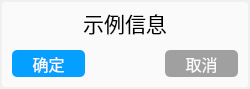
<?xml version="1.0" encoding="UTF-8"?>
<ui version="4.0">
 <class>MessageBox</class>
 <widget class="QDialog" name="MessageBox">
  <property name="geometry">
   <rect>
    <x>0</x>
    <y>0</y>
    <width>250</width>
    <height>82</height>
   </rect>
  </property>
  <property name="windowTitle">
   <string>Dialog</string>
  </property>
  <property name="styleSheet">
   <string notr="true">QFrame{
	border-radius:5px;
	background-color: rgb(250, 250, 250);
	border:2px solid rgb(240,240,240);
}
QLabel{
	color: rgb(0, 0, 0);
	border:none;
}
QToolButton#ackButton{
	border-radius:5px;
	color: rgb(250, 250, 250);
	background-color: rgb(5, 160, 255);
}
QToolButton#ackButton:hover{
	border-radius:5px;
	color: rgb(250, 250, 250);
	background-color: rgb(60, 200, 255);
}
QToolButton#nakButton{
	border-radius:5px;
	color: rgb(250, 250, 250);
	background-color: rgb(160,160 ,160);
}
QToolButton#nakButton:hover{
	border-radius:5px;
	color: rgb(250, 250, 250);
	background-color: rgb(200,200 ,200);
}</string>
  </property>
  <layout class="QGridLayout" name="gridLayout">
   <property name="leftMargin">
    <number>0</number>
   </property>
   <property name="topMargin">
    <number>0</number>
   </property>
   <property name="rightMargin">
    <number>0</number>
   </property>
   <property name="bottomMargin">
    <number>0</number>
   </property>
   <property name="spacing">
    <number>0</number>
   </property>
   <item row="0" column="0">
    <widget class="QFrame" name="frame">
     <property name="frameShape">
      <enum>QFrame::StyledPanel</enum>
     </property>
     <property name="frameShadow">
      <enum>QFrame::Raised</enum>
     </property>
     <layout class="QVBoxLayout" name="verticalLayout" stretch="1,1">
      <property name="leftMargin">
       <number>5</number>
      </property>
      <property name="topMargin">
       <number>5</number>
      </property>
      <property name="rightMargin">
       <number>5</number>
      </property>
      <property name="bottomMargin">
       <number>5</number>
      </property>
      <item>
       <widget class="QLabel" name="label">
        <property name="font">
         <font>
          <family>楷体</family>
          <pointsize>16</pointsize>
         </font>
        </property>
        <property name="text">
         <string>示例信息</string>
        </property>
        <property name="alignment">
         <set>Qt::AlignCenter</set>
        </property>
       </widget>
      </item>
      <item>
       <widget class="QWidget" name="widget" native="true">
        <layout class="QHBoxLayout" name="horizontalLayout" stretch="1,1,1">
         <property name="leftMargin">
          <number>5</number>
         </property>
         <property name="topMargin">
          <number>5</number>
         </property>
         <property name="rightMargin">
          <number>5</number>
         </property>
         <property name="bottomMargin">
          <number>5</number>
         </property>
         <item>
          <widget class="QToolButton" name="ackButton">
           <property name="sizePolicy">
            <sizepolicy hsizetype="Preferred" vsizetype="Preferred">
             <horstretch>0</horstretch>
             <verstretch>0</verstretch>
            </sizepolicy>
           </property>
           <property name="font">
            <font>
             <family>楷体</family>
             <pointsize>12</pointsize>
            </font>
           </property>
           <property name="styleSheet">
            <string notr="true"/>
           </property>
           <property name="text">
            <string>确定</string>
           </property>
           <property name="autoRaise">
            <bool>true</bool>
           </property>
          </widget>
         </item>
         <item>
          <spacer name="horizontalSpacer">
           <property name="orientation">
            <enum>Qt::Horizontal</enum>
           </property>
           <property name="sizeHint" stdset="0">
            <size>
             <width>40</width>
             <height>20</height>
            </size>
           </property>
          </spacer>
         </item>
         <item>
          <widget class="QToolButton" name="nakButton">
           <property name="sizePolicy">
            <sizepolicy hsizetype="Preferred" vsizetype="Preferred">
             <horstretch>0</horstretch>
             <verstretch>0</verstretch>
            </sizepolicy>
           </property>
           <property name="font">
            <font>
             <family>楷体</family>
             <pointsize>12</pointsize>
            </font>
           </property>
           <property name="styleSheet">
            <string notr="true"/>
           </property>
           <property name="text">
            <string>取消</string>
           </property>
           <property name="autoRaise">
            <bool>true</bool>
           </property>
          </widget>
         </item>
        </layout>
       </widget>
      </item>
     </layout>
    </widget>
   </item>
  </layout>
 </widget>
 <resources/>
 <connections/>
</ui>
